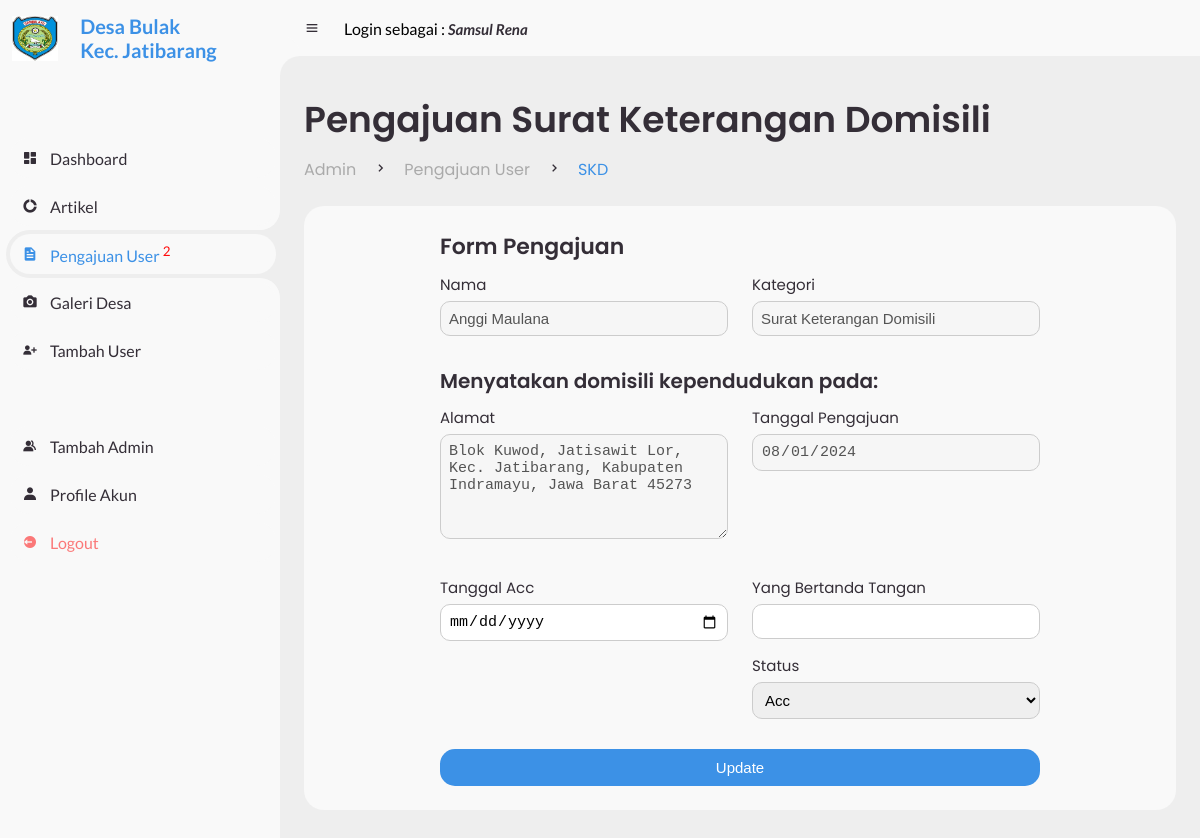
The app's page /admin/pengajuan/skd.php?id=69 (signed in) with its own data.
### tables this page shows
CREATE TABLE `pengajuan` (
  `id_pengajuan` int(11) NOT NULL,
  `nik` varchar(20) NOT NULL,
  `id_kategori` int(20) NOT NULL,
  `nama_usaha` varchar(255) DEFAULT NULL,
  `nama_kk` varchar(255) DEFAULT NULL,
  `nama_akte_dokumen` varchar(255) DEFAULT NULL,
  `keterangan_tidak_mampu` varchar(500) DEFAULT NULL,
  `masa_ktp_sementara` date DEFAULT NULL,
  `keterangan_menikah` varchar(255) DEFAULT NULL,
  `tanggal_pengajuan` date NOT NULL,
  `tanggal_acc` date DEFAULT NULL,
  `status` varchar(20) NOT NULL,
  `nama_kuwu` varchar(255) DEFAULT NULL,
  `id_admin` int(20) DEFAULT NULL
);

CREATE TABLE `user` (
  `user_id` int(11) NOT NULL,
  `nama` varchar(255) NOT NULL,
  `nik` varchar(20) NOT NULL,
  `tempat_lahir` varchar(255) NOT NULL,
  `tanggal_lahir` date NOT NULL,
  `jenis_kelamin` varchar(255) NOT NULL,
  `agama` varchar(255) NOT NULL,
  `alamat` varchar(255) NOT NULL,
  `pekerjaan` varchar(255) NOT NULL,
  `pendidikan` varchar(255) NOT NULL,
  `status_pernikahan` varchar(255) NOT NULL,
  `password` varchar(255) NOT NULL
);

CREATE TABLE `kategori_pengajuan` (
  `id_kategori_pengajuan` int(20) NOT NULL,
  `jenis_pengajuan` varchar(255) NOT NULL
);

### admin/pengajuan/skd.php (the view, shortened to what this page needs)
<?php
require '../../config/db.php';
$nip = $_SESSION['nip'];
$sql = "SELECT * FROM admin WHERE nip = '$nip'";
$result = mysqli_query($conn, $sql);
$userData = mysqli_fetch_assoc($result);
$displayName = $userData['nama'];
$jumlah_pengajuan_baru = "SELECT COUNT(*) as total_pengajuan FROM pengajuan WHERE status = 'Pending'";
$hasil = mysqli_query($conn, $jumlah_pengajuan_baru);
$total_pengajuan = 0;
if ($hasil && mysqli_num_rows($hasil) > 0) {
    $row = mysqli_fetch_assoc($hasil);
    $total_pengajuan = $row['total_pengajuan'];
}
$row = null;
if (isset($_GET['id'])) {
    $id = $_GET['id'];
    $sql = "SELECT p.id_pengajuan, u.nama AS nama_user, u.alamat AS alamat_user, k.jenis_pengajuan AS kategori, p.tanggal_pengajuan, p.status
            FROM pengajuan p
            JOIN user u ON p.nik = u.nik
            JOIN kategori_pengajuan k ON p.id_kategori = k.id_kategori_pengajuan
            WHERE p.id_pengajuan = ?";
    $stmt = $conn->prepare($sql);
    $stmt->bind_param("i", $id);
    $stmt->execute();
    $result = $stmt->get_result();
    if ($result->num_rows > 0) {
        $row = $result->fetch_assoc();
    } else {
        echo "Data tidak tersedia!";
        exit();
    }
}
?>
<!DOCTYPE html>
<html lang="en">
<head>
    <link href='https://unpkg.com/boxicons@2.0.9/css/boxicons.min.css' rel='stylesheet'>
    <link rel="stylesheet" href="../../user/style.css">
    <link rel="stylesheet" href="https://cdn.jsdelivr.net/npm/sweetalert2@11/dist/sweetalert2.min.css">
</head>
<body>
    <section id="sidebar">
        <?php include 'brand.php' ?>
        <ul class="side-menu top">
            <li>
                <a href="../">
                    <i class='bx bxs-dashboard'></i>
                    <span class="text">Dashboard</span>
                </a>
            </li>
            <li>
                <a href="../artikel.php">
                    <i class='bx bxs-doughnut-chart'></i>
                    <span class="text">Artikel</span>
                </a>
            </li>
            <li class="active">
                <a href="../pengajuan_user.php">
                    <i class='bx bxs-file'></i>
                    <span class="text">Pengajuan User
                        <?php if ($total_pengajuan > 0): ?>
                            <sup><?php echo $total_pengajuan; ?></sup>
                        <?php endif; ?>
                    </span>
                </a>
            </li>
            <li>
                <a href="../galeri.php">
                    <i class='bx bxs-camera' ></i>
                    <span class="text">Galeri Desa</span>
                </a>
            </li>
            <li>
                <a href="../tambah_user.php">
                    <i class='bx bxs-user-plus'></i>
                    <span class="text">Tambah User</span>
                </a>
            </li>
        </ul>
        <ul class="side-menu">
            <li>
                <a href="../tambah_admin.php">
                    <i class='bx bxs-group'></i>
                    <span class="text">Tambah Admin</span>
                </a>
            </li>
            <li>
                <a href="../profile_akun.php">
                    <i class='bx bxs-user'></i>
                    <span class="text">Profile Akun</span>
                </a>
            </li>
            <li>
                <a href="../logout.php" class="logout">
                    <i class='bx bxs-log-out-circle'></i>
                    <span class="text">Logout</span>
                </a>
            </li>
        </ul>
    </section>
    <section id="content">
        <?php include '../navbar.php' ?>
        <main>
            <div class="head-title">
                <div class="left">
                    <h1>Pengajuan Surat Keterangan Domisili</h1>
                    <ul class="breadcrumb">
                        <li><a href="index.php">Admin</a></li>
                        <li><i class='bx bx-chevron-right'></i></li>
                        <li><a href="index.php">Pengajuan User</a></li>
                        <li><i class='bx bx-chevron-right'></i></li>
                        <li><a class="active" href="pengajuan_user.php">SKD</a></li>
                    </ul>
                </div>
            </div>
            <div class="table-data">
                <div class="order">
                        <div class="formulir-pengajuan" id="pengajuanForm">
                        <h3 style="margin-bottom:10px; font-size:22px; font-weight: 600;">Form Pengajuan</h3>
                        <form action="skd.php" method="POST">
                            <div class="form-row">
                                <div class="form-column">
                                    <div class="data-user">
                                        <label for="nama">Nama</label>
                                        <input type="text" id="nama" value="<?php echo htmlspecialchars($row['nama_user'] ?? ''); ?>" disabled>
                                    </div>
                                </div>
                                <div class="form-column">
                                    <div class="data-user">
                                        <label for="jenis_pengajuan">Kategori</label>
                                        <input type="text" id="jenis_pengajuan" value="<?php echo htmlspecialchars($row['kategori'] ?? ''); ?>" disabled>
                                    </div>
                                </div>
                            </div>
                            <h3 style="margin-bottom:10px; font-size:20px; font-weight: 600;">Menyatakan domisili kependudukan pada: </h3>
                            <div class="form-row">
                                <div class="form-column">
                                    <div class="data-user">
                                        <label for="alamat">Alamat</label>
                                        <textarea name="alamat" id="alamat" disabled><?php echo htmlspecialchars($row['alamat_user'] ?? ''); ?></textarea>
                                    </div>
                                </div>
                                <div class="form-column">
                                    <div class="data-user">
                                        <label for="tanggal_pengajuan">Tanggal Pengajuan</label>
                                        <input type="date" id="tanggal_pengajuan" value="<?php echo htmlspecialchars($row['tanggal_pengajuan'] ?? ''); ?>" disabled>
                                    </div>
                                </div>
                            </div>
                            <div class="form-row">
                                <div class="form-column">
                                    <div class="data-user">
                                        <label for="tanggal_acc">Tanggal Acc</label>
                                        <input type="date" id="tanggal_acc" name="tanggal_acc" required>
                                    </div>
                                </div>
                                <div class="form-column">
                                    <div class="data-user">
                                        <label for="ttd">Yang Bertanda Tangan</label>
                                        <input type="text" id="ttd" name="ttd" required>
                                    </div>
                                    <div class="data-user">
                                        <label for="status">Status</label>
                                        <select id="status" name="status" required>
                                            <option value="Acc" <?php echo ($row['status'] ?? '') === 'Acc' ? 'selected' : ''; ?>>Acc</option>
                                        </select>
                                    </div>
                                </div>
                            </div>
                            <button type="submit">Update</button>
                        </form>
                    </div>
                </div>
            </div>
        </main>
    </section>
</body>
</html>

### admin/navbar.php (shortened to what this page needs)
<nav>
    <i class='bx bx-menu'></i>
    <p>Login sebagai : <a href="#" class="nav-link"><i><?php echo htmlspecialchars($displayName, ENT_QUOTES, 'UTF-8'); ?></i></a></p>
</nav>

### records on screen
pengajuan: nama "Anggi Maulana", id_kategori.jenis_pengajuan "Surat Keterangan Domisili", alamat "Blok Kuwod, Jatisawit Lor, Kec. Jatibarang, Kabupaten Indramayu, Jawa Barat 45273", tanggal_pengajuan "08/01/2024", status "Acc"

### other values on screen
$total_pengajuan "2"
$displayName "Samsul Rena"
